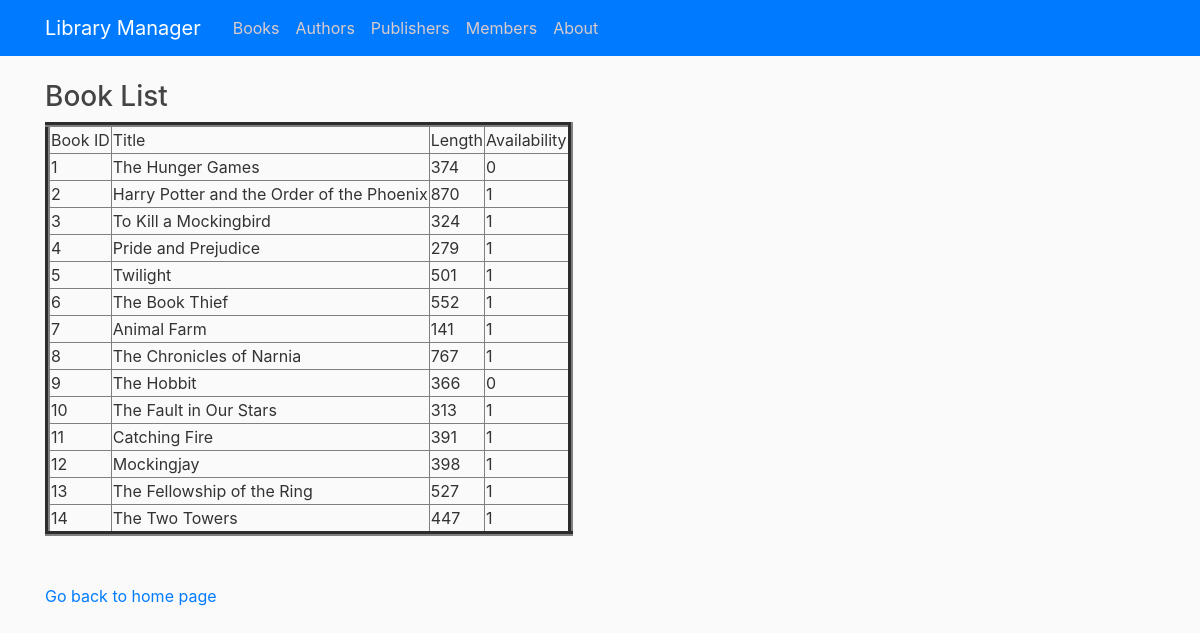
/view, run on the app's committed database.
### tables this page shows
CREATE TABLE Book (bookId INTEGER PRIMARY KEY AUTOINCREMENT, title TEXT NOT NULL, length INTEGER NOT NULL, availability BOOLEAN NOT NULL CHECK(availability IN (0, 1)));

### library/routes.py (the view)
@app.route("/view")
def view():
    con = sqlite3.connect("book.db")
    con.row_factory = sqlite3.Row
    cur = con.cursor()
    cur.execute("SELECT Book.bookId, Book.title, Book.length, Book.availability, Author.firstName, Author.lastName, Publisher.name\
    FROM Author JOIN WrittenBy JOIN Book JOIN PublishedBy JOIN Publisher\
    ON Book.bookId = WrittenBy.bookId\
    AND WrittenBy.authorId = Author.authorId\
    AND Book.bookId = PublishedBy.bookId\
    AND PublishedBy.publisherId = Publisher.publisherId")
    rows = cur.fetchall()
    return render_template("view.html",rows = rows)

### library/templates/view.html (shortened to what this page needs)
{% extends "layout.html" %}
{% block content %}
<!DOCTYPE html>
<html>
<head>
</head>
<body>
    <h3>Book List</h3>
    <table border=5>
        <thead>
            <td>Book ID</td>
            <td>Title</td>
            <td>Length</td>
            <td>Availability</td>
        </thead>
        {% for row in rows %}
        <tr>
            <td>{{row["bookId"]}}</td>
            <td>{{row["title"]}}</td>
            <td>{{row["length"]}}</td>
            <td>{{row["availability"]}}</td>
        </tr>
        {% endfor %}
    </table>
    <br><br>
    <a href="/">Go back to home page</a>
</body>
</html>
{% endblock content %}

### library/static/main.css (style rules this page uses)
body { background: #fafafa; color: #333333; margin-top: 5rem; }
h1, h2, h3, h4, h5, h6 { color: #444444; }

### data on the page
Book: bookId "1", title "The Hunger Games", length "374", availability "0"
Book: bookId "2", title "Harry Potter and the Order of the Phoenix", length "870", availability "1"
Book: bookId "3", title "To Kill a Mockingbird", length "324", availability "1"
Book: bookId "4", title "Pride and Prejudice", length "279", availability "1"
Book: bookId "5", title "Twilight", length "501", availability "1"
Book: bookId "6", title "The Book Thief", length "552", availability "1"
Book: bookId "7", title "Animal Farm", length "141", availability "1"
Book: bookId "8", title "The Chronicles of Narnia", length "767", availability "1"
Book: bookId "9", title "The Hobbit", length "366", availability "0"
Book: bookId "10", title "The Fault in Our Stars", length "313", availability "1"
Book: bookId "11", title "Catching Fire", length "391", availability "1"
Book: bookId "12", title "Mockingjay", length "398", availability "1"
Book: bookId "13", title "The Fellowship of the Ring", length "527", availability "1"
Book: bookId "14", title "The Two Towers", length "447", availability "1"
